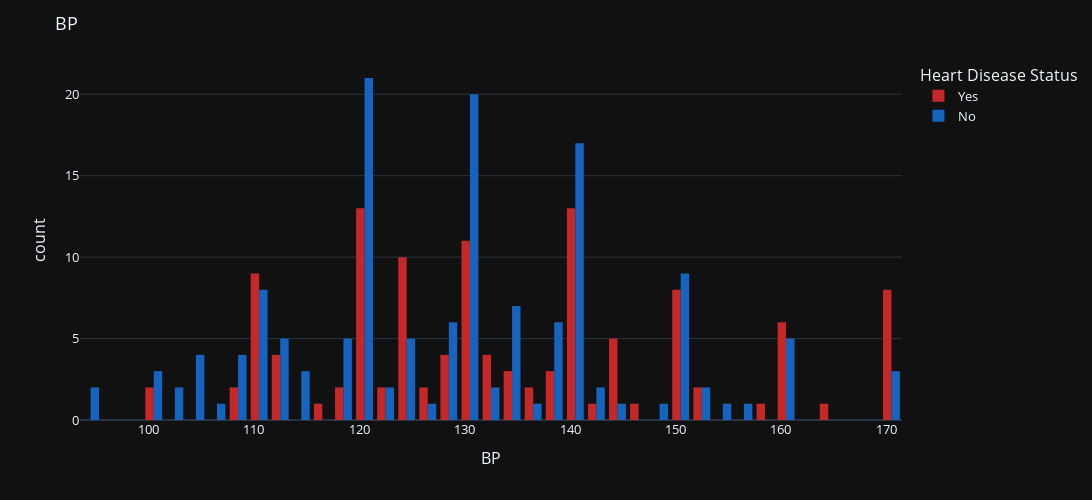

Notebook source saved alongside this figure:
### Code cell
histplot("BP", width=1200, text_auto=False)

### Figure 1 — Plotly figure (JSON) as saved in the notebook; plotly's stock layout.template omitted (floating-point values rounded to 4 significant figures; data arrays with more than 128 entries replaced by an {"elided": "..."} marker saying what was removed)
{"data": [{"alignmentgroup": "True", "bingroup": "x", "hovertemplate": "Heart Disease=1<br>BP=%{x}<br>count=%{y}<extra></extra>", "legendgroup": "1", "marker": {"color": "#C62828", "pattern": {"shape": ""}}, "name": "Yes", "nbinsx": 40, "offsetgroup": "1", "orientation": "v", "showlegend": true, "type": "histogram", "x": [130, 124, 130, 110, 140, 150, 134, 140, 140, 120, 112, 128, 170, 144, 130, 140, 160, 152, 126, 118, 110, 160, 150, 136, 138, 170, 120, 130, 150, 136, 108, 120, 142, 146, 120, 150, 150, 130, 124, 110, 125, 110, 100, 120, 165, 130, 124, 150, 140, 170, 158, 120, 170, 130, 120, 122, 152, 120, 117, 108, 112, 120, 125, 145, 140, 170, 123, 112, 110, 132, 140, 170, 120, 150, 128, 138, 140, 100, 138, 140, 150, 125, 134, 110, 132, 160, 145, 126, 125, 125, 125, 140, 160, 125, 170, 128, 110, 135, 130, 130, 132, 145, 118, 128, 160, 120, 170, 140, 130, 110, 140, 145, 120, 112, 132, 140, 130, 120, 110, 160], "xaxis": "x", "yaxis": "y"}, {"alignmentgroup": "True", "bingroup": "x", "hovertemplate": "Heart Disease=0<br>BP=%{x}<br>count=%{y}<extra></extra>", "legendgroup": "0", "marker": {"color": "#1565C0", "pattern": {"shape": ""}}, "name": "No", "nbinsx": 40, "offsetgroup": "0", "orientation": "v", "showlegend": true, "type": "histogram", "x": {"elided": "150 int values"}, "xaxis": "x", "yaxis": "y"}], "layout": {"barmode": "group", "font": {"size": 13}, "height": 500, "legend": {"title": {"text": "Heart Disease Status"}, "tracegroupgap": 0}, "margin": {"t": 60}, "title": {"text": "BP"}, "width": 1200, "xaxis": {"anchor": "y", "domain": [0, 1], "title": {"text": "BP"}}, "yaxis": {"anchor": "x", "domain": [0, 1], "title": {"text": "count"}}}}
